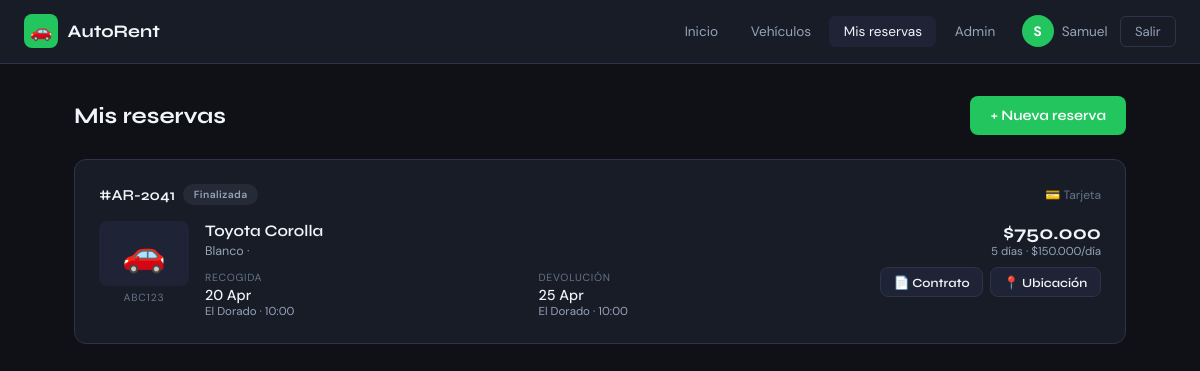
/reservas.php (signed in), run on the app's committed database.
### tables this page shows
CREATE TABLE IF NOT EXISTS `reservas` (
  `usuario_id`   INT(11) NOT NULL,
  `vehiculo_id`  INT(11) NOT NULL,
  `fecha_inicio` DATE    NOT NULL,
  `fecha_fin`    DATE    NOT NULL,
  PRIMARY KEY (`usuario_id`, `vehiculo_id`, `fecha_inicio`),
  CONSTRAINT `fk_reservas_usuario`
    FOREIGN KEY (`usuario_id`)  REFERENCES `usuarios`  (`id`) ON DELETE CASCADE ON UPDATE CASCADE,
  CONSTRAINT `fk_reservas_vehiculo`
    FOREIGN KEY (`vehiculo_id`) REFERENCES `vehiculos` (`id`) ON DELETE CASCADE ON UPDATE CASCADE
);

CREATE TABLE IF NOT EXISTS `pagos` (
  `id`           INT(11)       NOT NULL AUTO_INCREMENT,
  `usuario_id`   INT(11)       NOT NULL,
  `vehiculo_id`  INT(11)       NOT NULL,
  `fecha_inicio` DATE          NOT NULL,
  `monto`        DECIMAL(10,2) NOT NULL,
  `metodo_pago`  ENUM('tarjeta','efectivo','transferencia') NOT NULL,
  `fecha_pago`   TIMESTAMP     NOT NULL DEFAULT current_timestamp(),
  PRIMARY KEY (`id`),
  CONSTRAINT `fk_pagos_reserva`
    FOREIGN KEY (`usuario_id`, `vehiculo_id`, `fecha_inicio`)
    REFERENCES `reservas` (`usuario_id`, `vehiculo_id`, `fecha_inicio`)
    ON DELETE CASCADE ON UPDATE CASCADE
);

CREATE TABLE IF NOT EXISTS `vehiculos` (
  `id`          INT(11)       NOT NULL AUTO_INCREMENT,
  `placa`       VARCHAR(10)   NOT NULL,
  `marca`       VARCHAR(50)   NOT NULL,
  `modelo`      VARCHAR(50)   NOT NULL,
  `anio`        INT(11)       NOT NULL,
  `color`       VARCHAR(30)   DEFAULT NULL,
  `precio_dia`  DECIMAL(10,2) NOT NULL,
  PRIMARY KEY (`id`),
  UNIQUE KEY `placa` (`placa`)
);

### reservas.php (the view, shortened to what this page needs)
<?php
require_once 'includes/layout.php';
$db  = getDB();
$uid = (int)$_SESSION['usuario_id'];
$sql = "
    SELECT r.*, v.marca, v.modelo, v.placa, v.color, v.precio_dia,
           p.monto, p.metodo_pago, p.fecha_pago
    FROM reservas r
    JOIN vehiculos v ON v.id = r.vehiculo_id
    LEFT JOIN pagos p ON p.usuario_id = r.usuario_id AND p.vehiculo_id = r.vehiculo_id AND p.fecha_inicio = r.fecha_inicio
    WHERE r.usuario_id = ?
    ORDER BY r.fecha_inicio DESC
";
$stmt = $db->prepare($sql);
$stmt->bind_param('i', $uid);
$stmt->execute();
$reservas = $stmt->get_result()->fetch_all(MYSQLI_ASSOC);
$emojis = ['🚙','🚗','🚘','🛻','🚐'];
?>
<body>
<div class="main-content">
<div class="container">
  <div class="page-header">
    <h2 class="page-title">Mis reservas</h2>
    <a href="vehiculos.php"><button class="btn btn-primary">+ Nueva reserva</button></a>
  </div>
  <?php if(empty($reservas)): ?>
    <div class="card" style="text-align:center;padding:3rem">
      <div style="font-size:3rem;margin-bottom:1rem">📋</div>
      <h3 style="margin-bottom:.5rem">Aún no tienes reservas</h3>
      <p style="color:var(--text2);margin-bottom:1.5rem">Explora nuestros vehículos y haz tu primera reserva.</p>
      <a href="vehiculos.php"><button class="btn btn-primary">Explorar vehículos</button></a>
    </div>
  <?php else: ?>
    <div style="display:flex;flex-direction:column;gap:1rem">
    <?php foreach($reservas as $i => $r):
      $dias   = (strtotime($r['fecha_fin']) - strtotime($r['fecha_inicio'])) / 86400;
      $hoy    = time();
      $inicio = strtotime($r['fecha_inicio']);
      $fin    = strtotime($r['fecha_fin']);
      if ($hoy < $inicio)         { $estado='Próxima';   $eClass='badge-blue';  }
      elseif ($hoy <= $fin)       { $estado='En curso';  $eClass='badge-green'; }
      else                        { $estado='Finalizada';$eClass='badge-gray';  }
      $emoji = $emojis[$r['vehiculo_id'] % count($emojis)];
      $codigo = '#AR-' . str_pad(2040 + $r['vehiculo_id'] + $i, 4, '0', STR_PAD_LEFT);
    ?>
    <div class="card">
      <div style="display:flex;align-items:center;justify-content:space-between;margin-bottom:1rem;flex-wrap:wrap;gap:.5rem">
        <div style="display:flex;align-items:center;gap:.75rem">
          <div style="display:flex;flex-direction:column">
            <div style="display:flex;align-items:center;gap:.5rem">
              <span style="font-family:'Syne',sans-serif;font-weight:600;font-size:.95rem"><?= $codigo ?></span>
              <span class="badge <?= $eClass ?>"><?= $estado ?></span>
            </div>
          </div>
        </div>
        <span style="font-size:.75rem;color:var(--text3)">
          <?php if($r['metodo_pago']): ?>
            💳 <?= ucfirst($r['metodo_pago']) ?>
          <?php endif; ?>
        </span>
      </div>
      <div style="display:flex;gap:1rem;align-items:flex-start;flex-wrap:wrap">
        <div style="text-align:center;flex-shrink:0">
          <div style="width:90px;height:65px;background:var(--bg3);border-radius:8px;display:flex;align-items:center;justify-content:center;font-size:2.2rem">
            <?= $emoji ?>
          </div>
          <div style="font-size:.65rem;color:var(--text3);margin-top:.3rem;letter-spacing:.08em"><?= htmlspecialchars($r['placa']) ?></div>
        </div>
        <div style="flex:1;min-width:160px">
          <h4 style="font-size:1rem;font-weight:600"><?= htmlspecialchars($r['marca'].' '.$r['modelo']) ?></h4>
          <p style="font-size:.78rem;color:var(--text2);margin:.15rem 0 .75rem"><?= htmlspecialchars($r['color']) ?> · <?= $r['anio'] ?? '' ?></p>
          <div style="display:grid;grid-template-columns:1fr 1fr;gap:.5rem">
            <div>
              <div style="font-size:.65rem;text-transform:uppercase;letter-spacing:.07em;color:var(--text3)">Recogida</div>
              <div style="font-weight:500;font-size:.9rem;margin-top:.15rem"><?= date('d M', $inicio) ?></div>
              <div style="font-size:.72rem;color:var(--text2)">El Dorado · 10:00</div>
            </div>
            <div>
              <div style="font-size:.65rem;text-transform:uppercase;letter-spacing:.07em;color:var(--text3)">Devolución</div>
              <div style="font-weight:500;font-size:.9rem;margin-top:.15rem"><?= date('d M', $fin) ?></div>
              <div style="font-size:.72rem;color:var(--text2)">El Dorado · 10:00</div>
            </div>
          </div>
        </div>
        <div style="text-align:right;flex-shrink:0;display:flex;flex-direction:column;align-items:flex-end;gap:.5rem">
          <div>
            <div style="font-family:'Syne',sans-serif;font-weight:700;font-size:1.2rem">
              <?= $r['monto'] ? '$'.number_format($r['monto'],0,',','.') : '—' ?>
            </div>
            <div style="font-size:.72rem;color:var(--text2)"><?= $dias ?> días · $<?= number_format($r['precio_dia'],0,',','.') ?>/día</div>
          </div>
          <div style="display:flex;gap:.4rem;flex-wrap:wrap;justify-content:flex-end">
            <button class="btn btn-secondary" style="font-size:.78rem;padding:.4rem .8rem"
              onclick="alert('Descargando contrato PDF para <?= addslashes($r['marca'].' '.$r['modelo']) ?>...')">
              📄 Contrato
            </button>
            <button class="btn btn-secondary" style="font-size:.78rem;padding:.4rem .8rem"
              onclick="alert('Abriendo ubicación del vehículo en el mapa...')">
              📍 Ubicación
            </button>
          </div>
        </div>
      </div>
    </div>
    <?php endforeach; ?>
    </div>
  <?php endif; ?>
</div>
</div>

### includes/layout.php (style rules this page uses)
*,*::before,*::after { box-sizing:border-box;margin:0;padding:0 }
:root { --green:#22c55e;--green-dark:#16a34a; --bg:#0f1117;--bg2:#181c27;--bg3:#1e2336;--bg4:#252b3b; --border:#2d3449;--border2:#3a4260; --text:#f1f5f9;--text2:#94a3b8;--text3:#64748b; --red:#ef4444;--amber:#f59e0b; --radius:12px;--radius-sm:8px;--radius-lg:18px; }
body { font-family:'DM Sans',sans-serif;background:var(--bg);color:var(--text);min-height:100vh }
h1,h2,h3,h4,h5 { font-family:'Syne',sans-serif }
a { text-decoration:none;color:inherit }
input,button,select,textarea { font-family:'DM Sans',sans-serif }
.card { background:var(--bg2);border:1px solid var(--border);border-radius:var(--radius);padding:1.5rem }
.badge { display:inline-block;font-size:.65rem;font-weight:600;padding:.25rem .65rem;border-radius:50px;letter-spacing:.04em }
.badge-gray { background:rgba(148,163,184,.1);color:var(--text2) }
.btn { border:none;border-radius:var(--radius-sm);padding:.7rem 1.25rem;font-family:'Syne',sans-serif;font-weight:600;font-size:.9rem;cursor:pointer;transition:all .2s;display:inline-flex;align-items:center;gap:.4rem }
.btn-primary { background:var(--green);color:#fff }
.btn-secondary { background:var(--bg3);border:1px solid var(--border);color:var(--text) }
.container { max-width:1100px;margin:0 auto;padding:2rem 1.5rem }
.page-header { display:flex;align-items:center;justify-content:space-between;margin-bottom:1.5rem;flex-wrap:wrap;gap:.75rem }
.page-title { font-size:1.4rem;font-weight:700 }
.main-content { padding-bottom:80px }

### data on the page
reservas: vehiculo "#AR-2041", estado "Finalizada", pagos.metodo_pago "Tarjeta", vehiculo "🚗", vehiculo.placa "ABC123", vehiculo.modelo "Toyota Corolla", vehiculo.color "Blanco", fecha_inicio "20 Apr", fecha_fin "25 Apr", pagos.monto "750.000", dias "5", vehiculo.precio_dia "150.000"

### other printed values
$inicial "S"
$nombre "Samuel"
